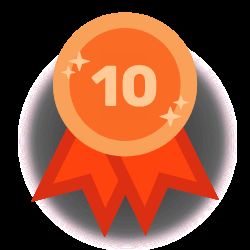
#> input picture Emojis/10.png, 250 x 250 px
$ python -i image_grid_creator.py   (imports and definitions only)
#> lines starting #> are read from the running program, lines starting #| are printed output that depends on the picture; after the words box and inside, x2 and y2 are one past the last pixel; in counts of white or black regions, pixels touching at a corner belong together; pictures that were not available may be replaced by others from this repository, and a replacement may not be noted
import base64
import time

import pandas as pd
import requests
from PIL import Image, ImageDraw, ImageFont, ImageFilter
import io
from typing import List, Tuple


class ImageGridCreator:
    def __init__(self, grid_size: Tuple[int, int] = (800, 800)):
        """
        Initialize the ImageGridCreator

        Args:
            grid_size: Tuple of (width, height) for the final grid image
        """
        self.grid_size = grid_size
        self.medal_emojis = {
            1: '🥇',  # Gold medal
            2: '🥈',  # Silver medal
            3: '🥉',  # Bronze medal
        }
        # Modern color scheme
        self.colors = {
            'primary': '#1a1a1a',  # Dark charcoal
            'secondary': '#2d2d2d',  # Medium gray
            'accent': '#8394a8',  # Modern blue
            'light': '#f8f9fa',  # Off-white
            'gradient_start': '#667eea',  # Purple-blue
            'gradient_end': '#764ba2',  # Purple
            'shadow': '#00000020'  # Transparent black for shadows
        }

    def create_modern_background(self, size: Tuple[int, int]) -> Image.Image:
        try:
            # Assuming "Classes/background.png" is a valid path
            background = Image.open("Classes/background.png").convert("RGB")
            background = background.resize(size, Image.Resampling.LANCZOS)
            return background
        except Exception as e:
            print(f"Error loading custom background image: {e}. Using fallback.")
            fallback = Image.new('RGB', size, self.colors['primary'])
            return fallback

    def create_image_frame(self, image: Image.Image, frame_size: Tuple[int, int],
                           corner_radius: int = 15, shadow_offset: int = 8) -> Image.Image:
        """
        Create a modern frame around an image with rounded corners and shadow

        Args:
            image: PIL Image to frame
            frame_size: Size of the frame area
            corner_radius: Radius for rounded corners
            shadow_offset: Offset for drop shadow

        Returns:
            PIL Image with modern frame
        """
        padding = 20
        inner_size = (frame_size[0] - 2 * padding, frame_size[1] - 2 * padding)
        image.thumbnail(inner_size, Image.Resampling.LANCZOS)
        frame = Image.new('RGBA', frame_size, (0, 0, 0, 0))
        frame_draw = ImageDraw.Draw(frame)
        img_x = (frame_size[0] - image.width) // 2
        img_y = (frame_size[1] - image.height) // 2
        shadow_color = self.colors['shadow']
        shadow_x = img_x + shadow_offset
        shadow_y = img_y + shadow_offset
        frame_draw.rounded_rectangle(
            [shadow_x, shadow_y, shadow_x + image.width, shadow_y + image.height],
            radius=corner_radius,
            fill=shadow_color
        )
        frame_draw.rounded_rectangle(
            [img_x - 5, img_y - 5, img_x + image.width + 5, img_y + image.height + 5],
            radius=corner_radius,
            fill='white',
            outline=self.colors['accent'],
            width=2
        )
        if image.mode != 'RGBA':
            image = image.convert('RGBA')
        mask = Image.new('L', image.size, 0)
        mask_draw = ImageDraw.Draw(mask)
        mask_draw.rounded_rectangle([0, 0, image.width, image.height], radius=corner_radius, fill=255)
        masked_image = Image.new('RGBA', image.size, (0, 0, 0, 0))
        masked_image.paste(image, (0, 0))
        masked_image.putalpha(mask)
        frame.paste(masked_image, (img_x, img_y), masked_image)
        return frame

    def download_image(self, url: str) -> Image.Image:
        """
        Download an image from URL and return PIL Image object

        Args:
            url: Image URL to download

        Returns:
            PIL Image object
        """
        try:
            response = requests.get(url, timeout=10)
            response.raise_for_status()
            image = Image.open(io.BytesIO(response.content))
            return image.convert('RGB')
        except Exception as e:
            print(f"Error downloading image from {url}: {e}")
            placeholder = Image.new('RGB', (400, 300), color=self.colors['light'])
            draw = ImageDraw.Draw(placeholder)
            try:
                font = ImageFont.truetype("arial.ttf", 20)
            except IOError:
                font = ImageFont.load_default()
            draw.rounded_rectangle([20, 20, 380, 280], radius=20, fill=self.colors['secondary'])
            draw.text((200, 150), "Image Not Found", fill=self.colors['light'], anchor='mm', font=font)
            return placeholder

    def create_medal_or_number(self, ranking: int, size: int = 80) -> Image.Image:
        icon_image = Image.new('RGBA', (size, size), (0, 0, 0, 0))
        try:
            emoji_path = f"emojis/{ranking}.png"  # Update path if needed
            medal_img = Image.open(emoji_path).convert("RGBA")
            medal_img = medal_img.resize((size, size), Image.Resampling.LANCZOS)
            icon_image.paste(medal_img, (0, 0), medal_img)
            return icon_image
        except Exception as e:
            print(f"Error loading medal emoji image for rank {ranking}: {e}")
            # Fall through to number drawing if loading fails


    def resize_image_to_fit(self, image: Image.Image, target_size: Tuple[int, int]) -> Image.Image:
        """
        Resize image to fit within target size while maintaining aspect ratio

        Args:
            image: PIL Image to resize
            target_size: Target (width, height)

        Returns:
            Resized PIL Image
        """
        image.thumbnail(target_size, Image.Resampling.LANCZOS)
        return image

    def create_grid(self, image_urls: List[str], page_index: int = 0, products_per_page: int = 3) -> Image.Image:
        """
        Create a grid of images with appropriate medals/numbers based on page index

        Args:
            image_urls: List of image URLs
            page_index: Current page index (0-based)
            products_per_page: Number of products per page
        """
        num_images = len(image_urls)
        start_ranking = page_index * products_per_page + 1
        grid_image = self.create_modern_background(self.grid_size)

        if num_images == 0:
            return grid_image  # Return background if no images

        # 1 image case
        if num_images == 1:
            img = self.download_image(image_urls[0])
            framed_img = self.create_image_frame(img, self.grid_size, corner_radius=20)
            final_grid = Image.new('RGB', self.grid_size)
            final_grid.paste(grid_image, (0, 0))
            final_grid.paste(framed_img, (0, 0), framed_img)
            ranking = start_ranking
            medal = self.create_medal_or_number(ranking, size=100)
            medal_x = self.grid_size[0] - medal.width - 20
            medal_y = 25
            final_grid.paste(medal, (medal_x, medal_y), medal)
            return final_grid

        # 2 images case
        if num_images == 2:
            individual_size = (self.grid_size[0] // 2, self.grid_size[1])
            final_grid = Image.new('RGB', self.grid_size)
            final_grid.paste(grid_image, (0, 0))
            for i, url in enumerate(image_urls):
                img = self.download_image(url)
                framed_img = self.create_image_frame(img, individual_size, corner_radius=15)
                # Position right-to-left: First image (higher rank) goes right
                pos = ((1 - i) * (self.grid_size[0] // 2), 0)
                final_grid.paste(framed_img, pos, framed_img)
                ranking = start_ranking + i
                medal = self.create_medal_or_number(ranking, size=80)
                # Adjust medal position based on frame
                if page_index == 0:
                    medal_x = pos[0] + individual_size[0] - medal.width - 20
                    medal_y = pos[1] + 225
                else:
                    medal_x = pos[0] + individual_size[0] - medal.width - 20
                    medal_y = 220
                final_grid.paste(medal, (medal_x, medal_y), medal)
            return final_grid

        # 3 images case
        else:
            half_width = self.grid_size[0] // 2
            half_height = self.grid_size[1] // 2
            final_grid = Image.new('RGB', self.grid_size)
            final_grid.paste(grid_image, (0, 0))

            # Define positions based on ranking (1st top-right, 2nd top-left, 3rd bottom-center)
            positions_and_sizes = [
                ((half_width, 0), (half_width, half_height)),  # Rank 1
                ((0, 0), (half_width, half_height)),  # Rank 2
                ((self.grid_size[0] // 4, half_height), (half_width, half_height)),  # Rank 3
            ]

            for i, url in enumerate(image_urls):
                if i >= len(positions_and_sizes): break  # Safety break

                pos, size = positions_and_sizes[i]
                img = self.download_image(url)
                framed_img = self.create_image_frame(img, size, corner_radius=15)
                final_grid.paste(framed_img, pos, framed_img)

                ranking = start_ranking + i
                medal = self.create_medal_or_number(ranking, size=80)
                if page_index == 0:
                    medal_x = pos[0] + size[0] - medal.width - 20
                    medal_y = pos[1] + 25
                else:
                    medal_x = pos[0] + size[0] - medal.width - 20
                    medal_y = pos[1] + 20
                final_grid.paste(medal, (medal_x, medal_y), medal)

            return final_grid

    def save_grid(self, df: pd.DataFrame, page_index, IS_PRINT_IMAGE=False, products_per_page: int = 3):
        start_time = time.time()
        image_column: str = "product_main_image_url"
        image_urls = df[image_column].dropna().head(products_per_page).tolist()
        grid_image = self.create_grid(image_urls, page_index, products_per_page)
        image_bytes_io = self.pil_image_to_bytesio(grid_image)
        if IS_PRINT_IMAGE:
            image = Image.open(image_bytes_io)
            image.show()
        total_time = time.time() - start_time
        return image_bytes_io, total_time

    def pil_image_to_bytesio(self, pil_img: Image.Image, format: str = "PNG") -> io.BytesIO:
        buffered = io.BytesIO()
        buffered.name = f'image.{format.lower()}'
        pil_img.save(buffered, format=format)
        buffered.seek(0)
        return buffered

>>> import cv2
>>> picture = cv2.imread('Emojis/10.png', cv2.IMREAD_GRAYSCALE)
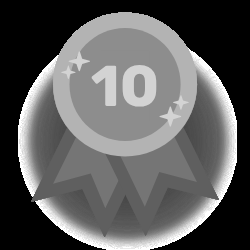
#> picture: shape (250, 250); min 0, max 255, mean 93.2
>>> result = ImageGridCreator().create_grid(picture)
#> in create_grid, `num_images = len(image_urls)`: num_images = 250
#> in create_modern_background, `background = background.resize(size, Image.Resampling.LANCZOS)`:
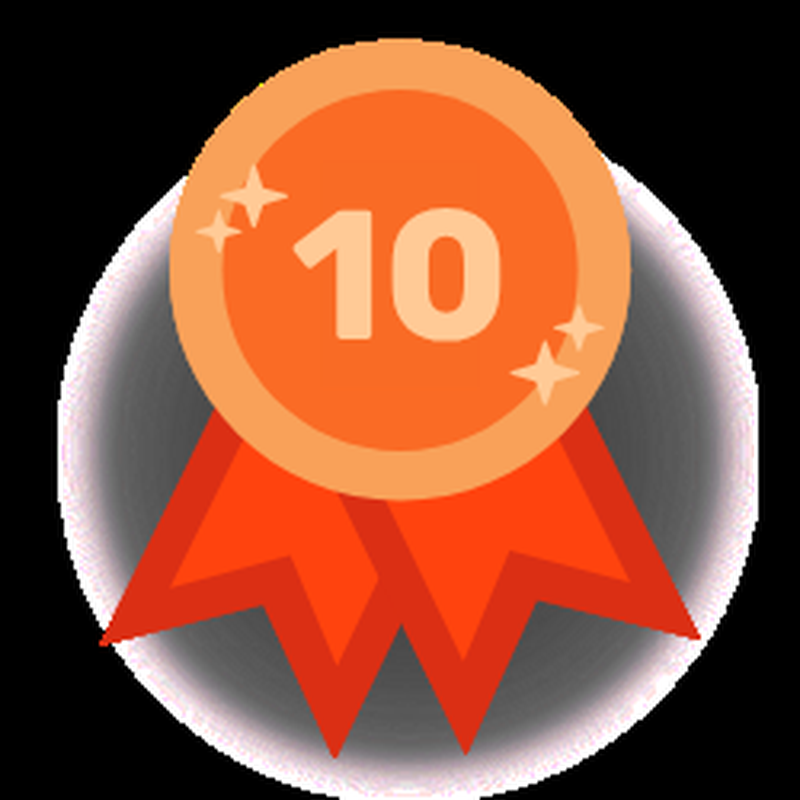
#> background: PIL image 800x800 RGB; mean R, G, B 136.4, 78.9, 55.8
#> in create_grid, `final_grid = Image.new('RGB', self.grid_size)`: final_grid: PIL image 800x800 RGB; every value is 0
#> in create_grid, `pos, size = positions_and_sizes[i]`: pos = (400, 0); size = (400, 400)
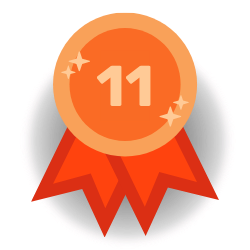
#> input picture Emojis/11.png, 250 x 250 px, given in place of  0
 0 0 0 0 0 0 0 0 0 0 0 0 0 0 0 0 0 0 0 0 0 0 0 0 0 0 0 0], which was not available
#> in download_image, image is the input picture: PIL image 250x250 RGBA; mean R, G, B, A 136.4, 78.3, 55.1, 117
#> in create_image_frame, `inner_size = (frame_size[0] - 2 * padding, frame_size[1] - 2 * padding)`: inner_size = (360, 360)
#> in create_image_frame, `frame = Image.new('RGBA', frame_size, (0, 0, 0, 0))`: frame: PIL image 400x400 RGBA; every value is 0
#> in create_image_frame, `img_x = (frame_size[0] - image.width) // 2`: img_x = 75
#> in create_image_frame, `shadow_x = img_x + shadow_offset`: shadow_x = 83
#> in create_image_frame, `mask = Image.new('L', image.size, 0)`: mask: PIL image 250x250 L; every value is 0
#> in create_image_frame, `masked_image = Image.new('RGBA', image.size, (0, 0, 0, 0))`: masked_image: PIL image 250x250 RGBA; every value is 0
#> in create_image_frame, `masked_image.putalpha(mask)`:
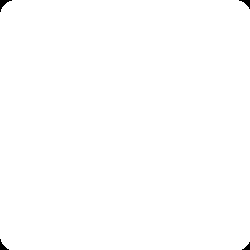
#> mask: PIL image 250x250 L; 99.7% white; 4 black regions, box (x1, y1, x2, y2) and area: (0, 0, 12, 12) 53, (239, 0, 250, 9) 41, (0, 239, 9, 250) 41, (242, 242, 250, 250) 30
#> in create_grid, `final_grid.paste(framed_img, pos, framed_img)`:
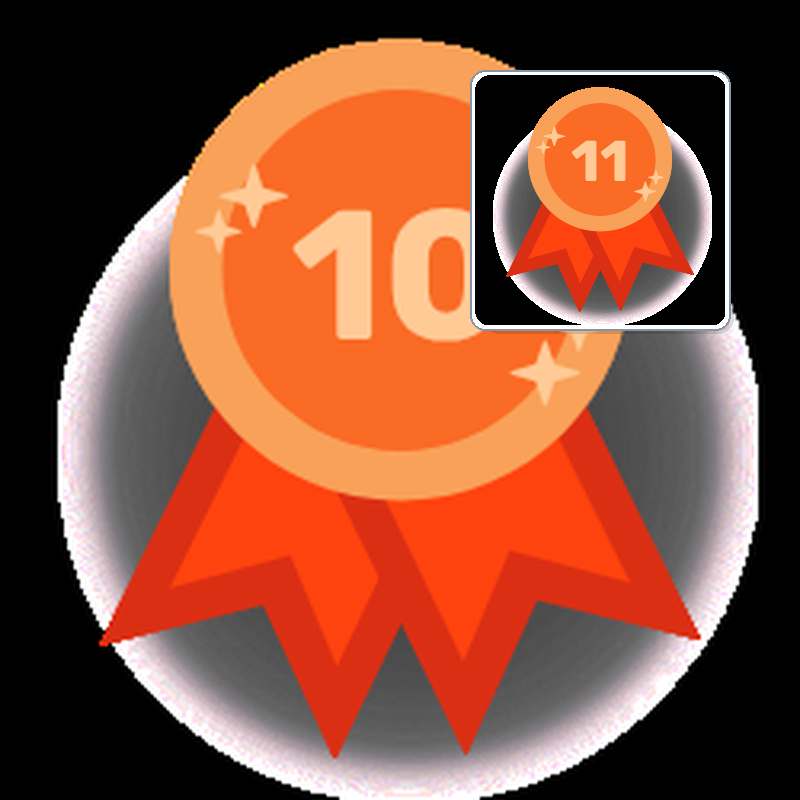
#> final_grid: PIL image 800x800 RGB; mean R, G, B 134.5, 77.5, 56
#> in create_grid, `ranking = start_ranking + i`: ranking = 1
#> in create_medal_or_number, `icon_image = Image.new('RGBA', (size, size), (0, 0, 0, 0))`: icon_image: PIL image 80x80 RGBA; every value is 0
#> in create_medal_or_number, `emoji_path = f"emojis/{ranking}.png"`: emoji_path = 'emojis/1.png'
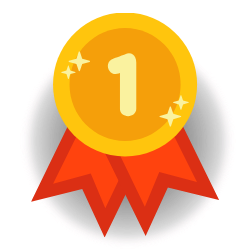
#> input picture Emojis/1.png, 250 x 250 px, found by its file name
#> in create_medal_or_number, medal_img is the input picture: PIL image 250x250 RGBA; mean R, G, B, A 136.2, 90, 43.9, 117.1
#> in create_medal_or_number, `icon_image.paste(medal_img, (0, 0), medal_img)`:
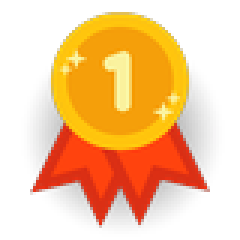
#> icon_image: PIL image 80x80 RGBA (shown 3 times larger); mean R, G, B, A 105.2, 60.9, 14.6, 107.1; transparent parts drawn white
#> in create_grid, `medal_x = pos[0] + size[0] - medal.width - 20`: medal_x = 700
#> in create_grid, `medal_y = pos[1] + 25`: medal_y = 25
#> (the run stopped early here; a loop or call above may not have finished)
